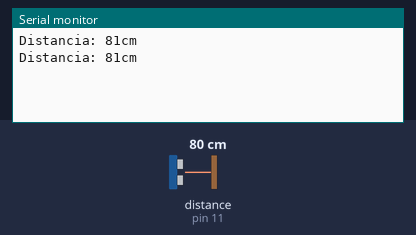
This sketch was run on a simulated Arduino Uno, built with avr-gcc and run on an emulated ATmega328P. Parts: the last lines printed to the serial monitor. The test bench sets the inputs (shaded band); at power-on: distance to the obstacle (sensor on pin 11) 80 cm. The echo pulse lasts 58.3 µs per cm.

Above: at 2.9 s.
3.0 s: distance to the obstacle (sensor on pin 11) set to 2 cm
At 4.3 s:
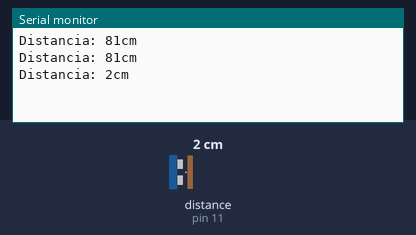
4.6 s: distance to the obstacle (sensor on pin 11) set to 4 cm
At 4.6 s:
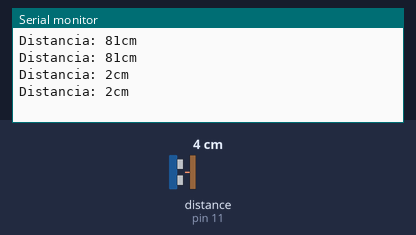
Timing chart, 0 to 7.6 s (numbered marks = the images above; inputs shaded):
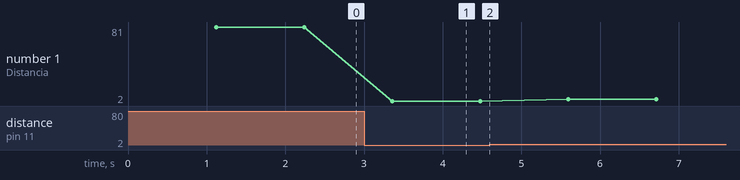

The sketch:

practica-04.ino
```cpp
#include <NewPing.h>

#define TRIGGER_PIN  12
#define ECHO_PIN     11
#define MAX_DISTANCE 200

NewPing sonar(TRIGGER_PIN, ECHO_PIN, MAX_DISTANCE);

void setup() {
  Serial.begin(9600);
}

void loop() {
  delay(1000);
  int uS = sonar.ping_median();
  Serial.print("Distancia: ");
  Serial.print(uS / US_ROUNDTRIP_CM);
  Serial.println("cm");
}
```

Measured:
- after the input at 3.0 s, the serial monitor: prints a new line after 0.36 s (image 1)
- plotted number 1: 81 → 2 after the input at 3.0 s, 2 → 4 after the input at 4.6 s
